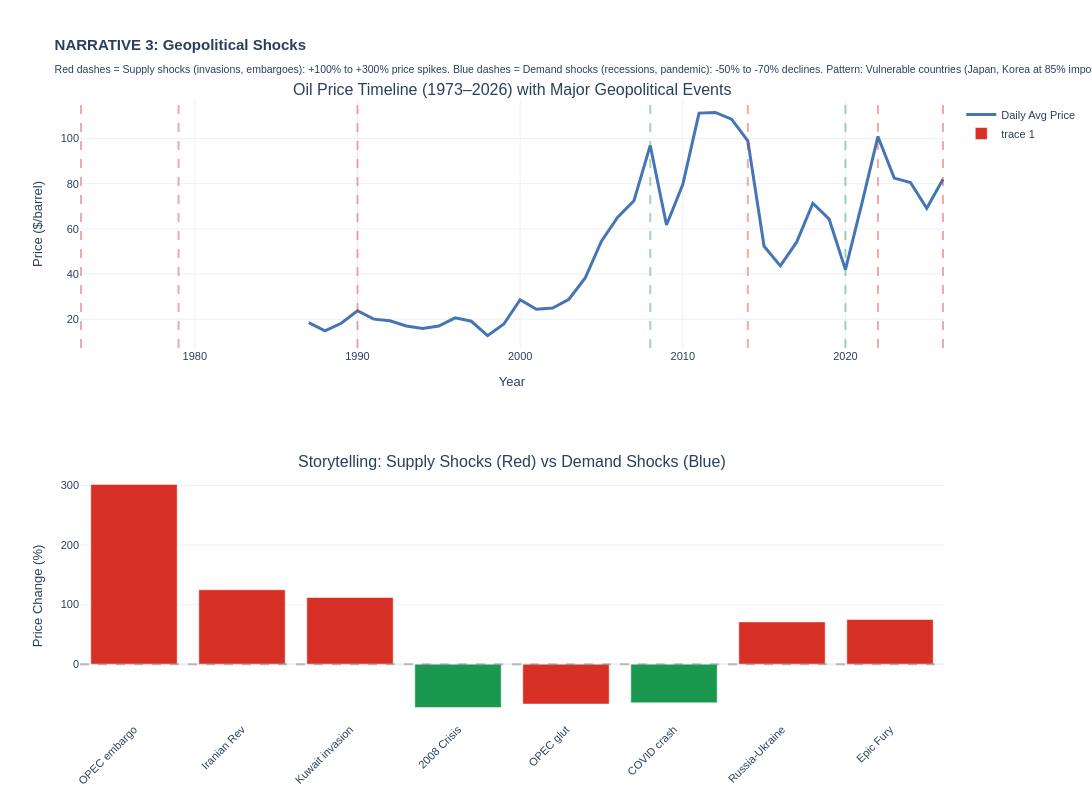

Notebook code for this chart:
### Markdown cell above
### Narrative 3: Geopolitical Shocks - 50 Years of Volatility

### Code cell
# Create events dataframe
events = pd.DataFrame({
    'Event': ['OPEC embargo', 'Iranian Rev', 'Kuwait invasion', '2008 Crisis',
              'OPEC glut', 'COVID crash', 'Russia-Ukraine', 'Epic Fury'],
    'Year': [1973, 1979, 1990, 2008, 2014, 2020, 2022, 2026],
    'Before': [2.90, 16.00, 17.00, 133.00, 85.00, 55.00, 75.00, 72.00],
    'After': [11.65, 36.00, 36.00, 36.00, 28.00, 19.00, 128.00, 126.00],
    'Type': ['Supply', 'Supply', 'Supply', 'Demand', 'Supply', 'Demand', 'Supply', 'Supply']
})
events['Change_Pct'] = ((events['After'] - events['Before']) / events['Before'] * 100).round(0)

fig3 = make_subplots(
    rows=2, cols=1,
    subplot_titles=(
        'Oil Price Timeline (1973–2026) with Major Geopolitical Events',
        'Storytelling: Supply Shocks (Red) vs Demand Shocks (Blue)'
    ),
    specs=[[{}], [{}]],
    vertical_spacing=0.2, row_heights=[0.5, 0.5]
)

# Oil price timeline
oil_yearly = df_oil_sorted.groupby(df_oil_sorted['Date'].dt.year)['Price'].mean()
fig3.add_trace(go.Scatter(x=oil_yearly.index, y=oil_yearly.values,
    mode='lines', name='Daily Avg Price',
    line=dict(color='#4575b4', width=3)),
    row=1, col=1)

# Event markers
for _, ev in events.iterrows():
    color = '#d73027' if ev['Type'] == 'Supply' else '#1a9850'
    fig3.add_vline(x=ev['Year'], line_dash='dash', line_color=color, opacity=0.4, row=1)

# Impact bars
colors = ['#d73027' if t == 'Supply' else '#1a9850' for t in events['Type']]
fig3.add_trace(go.Bar(
    x=events['Event'], y=events['Change_Pct'],
    marker_color=colors,
    hovertemplate='<b>%{x}</b><br>Price change: %{y:.0f}%<extra></extra>'
), row=2, col=1)

fig3.add_hline(y=0, line_dash='dash', line_color='gray', opacity=0.5, row=2, col=1)

fig3.update_yaxes(title_text='Price ($/barrel)', row=1, col=1)
fig3.update_yaxes(title_text='Price Change (%)', row=2, col=1)
fig3.update_xaxes(tickangle=-45, row=2, col=1)
fig3.update_xaxes(title_text='Year', row=1, col=1)

fig3.update_layout(
    title_text='<b>NARRATIVE 3: Geopolitical Shocks</b><br><sub>Red dashes = Supply shocks (invasions, embargoes): +100% to +300% price spikes. '
    'Blue dashes = Demand shocks (recessions, pandemic): -50% to -70% declines. '
    'Pattern: Vulnerable countries (Japan, Korea at 85% import) cannot escape the impact.</sub>',
    height=800, width=1200, template='plotly_white', hovermode='x unified',
    font=dict(family='Arial', size=11)
)

fig3.show()
print('✓ Narrative 3: Geopolitical Shocks')

### Figure 1 — Plotly figure (JSON) as saved in the notebook; plotly's stock layout.template omitted (floating-point values rounded to 4 significant figures)
{"data": [{"line": {"color": "#4575b4", "width": 3}, "mode": "lines", "name": "Daily Avg Price", "type": "scatter", "x": [1987, 1988, 1989, 1990, 1991, 1992, 1993, 1994, 1995, 1996, 1997, 1998, 1999, 2000, 2001, 2002, 2003, 2004, 2005, 2006, 2007, 2008, 2009, 2010, 2011, 2012, 2013, 2014, 2015, 2016, 2017, 2018, 2019, 2020, 2021, 2022, 2023, 2024, 2025, 2026], "xaxis": "x", "y": [18.53, 14.91, 18.23, 23.76, 20.04, 19.32, 17.01, 15.86, 17.02, 20.64, 19.11, 12.76, 17.9, 28.66, 24.46, 24.99, 28.85, 38.26, 54.57, 65.16, 72.44, 96.94, 61.74, 79.61, 111.3, 111.6, 108.6, 98.97, 52.32, 43.64, 54.12, 71.33, 64.3, 41.96, 70.86, 100.9, 82.49, 80.52, 69.14, 82.04], "yaxis": "y"}, {"hovertemplate": "<b>%{x}</b><br>Price change: %{y:.0f}%<extra></extra>", "marker": {"color": ["#d73027", "#d73027", "#d73027", "#1a9850", "#d73027", "#1a9850", "#d73027", "#d73027"]}, "type": "bar", "x": ["OPEC embargo", "Iranian Rev", "Kuwait invasion", "2008 Crisis", "OPEC glut", "COVID crash", "Russia-Ukraine", "Epic Fury"], "xaxis": "x2", "y": [302.0, 125.0, 112.0, -73.0, -67.0, -65.0, 71.0, 75.0], "yaxis": "y2"}], "layout": {"annotations": [{"font": {"size": 16}, "showarrow": false, "text": "Oil Price Timeline (1973–2026) with Major Geopolitical Events", "x": 0.5, "xanchor": "center", "xref": "paper", "y": 1, "yanchor": "bottom", "yref": "paper"}, {"font": {"size": 16}, "showarrow": false, "text": "Storytelling: Supply Shocks (Red) vs Demand Shocks (Blue)", "x": 0.5, "xanchor": "center", "xref": "paper", "y": 0.4, "yanchor": "bottom", "yref": "paper"}], "font": {"family": "Arial", "size": 11}, "height": 800, "hovermode": "x unified", "shapes": [{"line": {"color": "#d73027", "dash": "dash"}, "opacity": 0.4, "type": "line", "x0": 1973, "x1": 1973, "xref": "x", "y0": 0, "y1": 1, "yref": "y domain"}, {"line": {"color": "#d73027", "dash": "dash"}, "opacity": 0.4, "type": "line", "x0": 1979, "x1": 1979, "xref": "x", "y0": 0, "y1": 1, "yref": "y domain"}, {"line": {"color": "#d73027", "dash": "dash"}, "opacity": 0.4, "type": "line", "x0": 1990, "x1": 1990, "xref": "x", "y0": 0, "y1": 1, "yref": "y domain"}, {"line": {"color": "#1a9850", "dash": "dash"}, "opacity": 0.4, "type": "line", "x0": 2008, "x1": 2008, "xref": "x", "y0": 0, "y1": 1, "yref": "y domain"}, {"line": {"color": "#d73027", "dash": "dash"}, "opacity": 0.4, "type": "line", "x0": 2014, "x1": 2014, "xref": "x", "y0": 0, "y1": 1, "yref": "y domain"}, {"line": {"color": "#1a9850", "dash": "dash"}, "opacity": 0.4, "type": "line", "x0": 2020, "x1": 2020, "xref": "x", "y0": 0, "y1": 1, "yref": "y domain"}, {"line": {"color": "#d73027", "dash": "dash"}, "opacity": 0.4, "type": "line", "x0": 2022, "x1": 2022, "xref": "x", "y0": 0, "y1": 1, "yref": "y domain"}, {"line": {"color": "#d73027", "dash": "dash"}, "opacity": 0.4, "type": "line", "x0": 2026, "x1": 2026, "xref": "x", "y0": 0, "y1": 1, "yref": "y domain"}, {"line": {"color": "gray", "dash": "dash"}, "opacity": 0.5, "type": "line", "x0": 0, "x1": 1, "xref": "x2 domain", "y0": 0, "y1": 0, "yref": "y2"}], "title": {"text": "<b>NARRATIVE 3: Geopolitical Shocks</b><br><sub>Red dashes = Supply shocks (invasions, embargoes): +100% to +300% price spikes. Blue dashes = Demand shocks (recessions, pandemic): -50% to -70% declines. Pattern: Vulnerable countries (Japan, Korea at 85% import) cannot escape the impact.</sub>"}, "width": 1200, "xaxis": {"anchor": "y", "domain": [0, 1], "title": {"text": "Year"}}, "xaxis2": {"anchor": "y2", "domain": [0, 1], "tickangle": -45}, "yaxis": {"anchor": "x", "domain": [0.6, 1], "title": {"text": "Price ($/barrel)"}}, "yaxis2": {"anchor": "x2", "domain": [0, 0.4], "title": {"text": "Price Change (%)"}}}}
